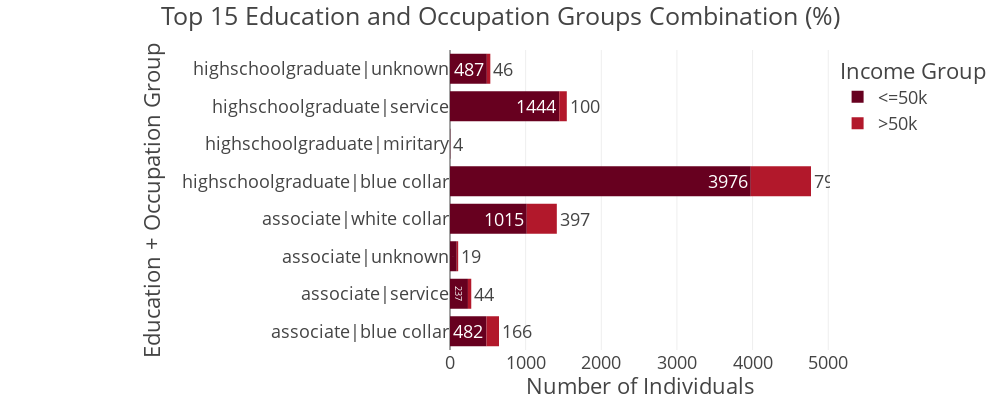

Write notebook code for a chart like this one.
### Markdown cell above
Some of the key patterns we can get from the dataset are:

- **Education matters, but isn’t deterministic**

Tertiary education combined with white-collar work offers the highest income prospects. Yet a substantial number of tertiary-educated white-collar workers earn <=50K, likely early career, part-time, or structural pay gaps.

- **Blue-collar and service work predominantly pay <=50K, regardless of education.**

Even some college education doesn’t guarantee high incomes in these sectors. Manual and service sector income is highly occupation-dependent (some skilled trades can break the 50K mark).

- **Some non-tertiary education groups do reach >50K**

Secondary-school graduates in blue-collar and white-collar work have decent representation among >50K earners. This reflects upward mobility possible through skilled trades, tenure, or niche roles.

### Code cell
fig = px.bar(
    adult_df_income_educ_occ.head(15),
    x='total_income_distr',
    y='edu_occ',
    color='income',
    title='Top 15 Education and Occupation Groups Combination (%)',
    # barmode='stack',  # or 'group' — 'start' is not a valid option
    height=400,
    width=1000,
    text='total_income_distr',
    color_discrete_sequence=px.colors.sequential.RdBu
)

# Update trace and layout
fig.update_traces(textposition='outside')
fig.update_layout(
    template="presentation",
    xaxis_title='Number of Individuals',
    yaxis_title='Education + Occupation Group',
    legend_title='Income Group',
    margin=dict(l=450, r=50,t=50, b=50)
)

# Show plot
fig.show()

### Figure 1 — Plotly figure (JSON) as saved in the notebook; plotly's stock layout.template omitted (floating-point values rounded to 4 significant figures)
{"data": [{"hovertemplate": "income=<=50k<br>total_income_distr=%{text}<br>edu_occ=%{y}<extra></extra>", "legendgroup": "<=50k", "marker": {"color": "rgb(103,0,31)", "pattern": {"shape": ""}}, "name": "<=50k", "orientation": "h", "showlegend": true, "text": [482.0, 237.0, 89.0, 1015.0, 3976.0, 4.0, 1444.0, 487.0], "textposition": "outside", "type": "bar", "x": [482, 237, 89, 1015, 3976, 4, 1444, 487], "xaxis": "x", "y": ["associate|blue collar", "associate|service", "associate|unknown", "associate|white collar", "highschoolgraduate|blue collar", "highschoolgraduate|miritary", "highschoolgraduate|service", "highschoolgraduate|unknown"], "yaxis": "y"}, {"hovertemplate": "income=>50k<br>total_income_distr=%{text}<br>edu_occ=%{y}<extra></extra>", "legendgroup": ">50k", "marker": {"color": "rgb(178,24,43)", "pattern": {"shape": ""}}, "name": ">50k", "orientation": "h", "showlegend": true, "text": [166.0, 44.0, 19.0, 397.0, 796.0, 100.0, 46.0], "textposition": "outside", "type": "bar", "x": [166, 44, 19, 397, 796, 100, 46], "xaxis": "x", "y": ["associate|blue collar", "associate|service", "associate|unknown", "associate|white collar", "highschoolgraduate|blue collar", "highschoolgraduate|service", "highschoolgraduate|unknown"], "yaxis": "y"}], "layout": {"barmode": "relative", "height": 400, "legend": {"title": {"text": "Income Group"}, "tracegroupgap": 0}, "margin": {"b": 50, "l": 450, "r": 50, "t": 50}, "title": {"text": "Top 15 Education and Occupation Groups Combination (%)"}, "width": 1000, "xaxis": {"anchor": "y", "autorange": true, "domain": [0, 1], "range": [0, 5023.0], "title": {"text": "Number of Individuals"}, "type": "linear"}, "yaxis": {"anchor": "x", "autorange": true, "domain": [0, 1], "range": [-0.5, 7.5], "title": {"text": "Education + Occupation Group"}, "type": "category"}}}
